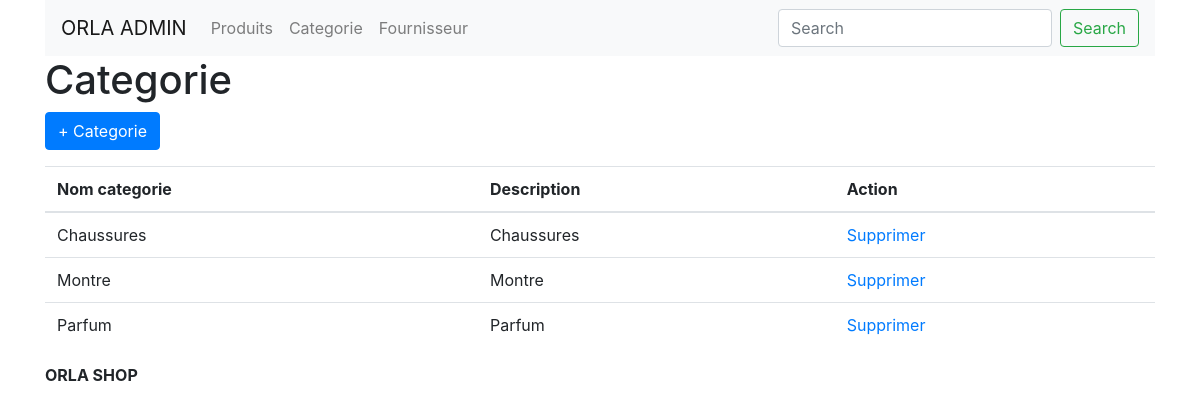
Screenshot of /admin/index.php?page=categorie (signed in) with the database file from the repository.
### tables this page shows
CREATE TABLE `catgorie` (
  `id` int(11) NOT NULL,
  `nom` varchar(255) NOT NULL,
  `description` text NOT NULL,
  `nom_fournisseur` varchar(255) NOT NULL
);

### admin/modele/Fournisseur.php (called while the page is built, shortened)
<?php
class Fournisseur{
    private $link;
    function __construct(){
        $this->link = mysqli_connect("localhost","root","");
        mysqli_select_db($this->link,"orla");
    }
    public function findCatgorie(){
        $sql="SELECT * FROM catgorie";
        $req = mysqli_query($this->link,"$sql");
        return $req;
    }
}

### admin/vue/categorie.php (the view)
<?php include ('vue/header.php');?>
<h1>Categorie</h1>
<p>
<a href="index.php?page=formcategorie" class="btn btn-primary">+ Categorie</a>
</p>
<table class="table table-hover">
  <thead>
    <tr>
      <th scope="col">Nom categorie</th>
      <th scope="col">Description</th>
      <th scope="col">Action</th>
    </tr>
  </thead>
  <tbody>
  <?php while($donnees = mysqli_fetch_array($listeCat)){ ?>
    <tr>
      <td><?php echo $donnees['nom']; ?></td>
      <td><?php echo $donnees['description']; ?></td>
      <td> <a href="?page=deletecategorie&id=<?php echo $donnees['id']; ?>" class="delete" id="">Supprimer</a></td>
    </tr>
  <?php } ?>
  </tbody>
</table>
<?php include ('vue/footer.php');?>

### rows the page displays
catgorie: nom "Chaussures", description "Chaussures"
catgorie: nom "Montre", description "Montre"
catgorie: nom "Parfum", description "Parfum"
